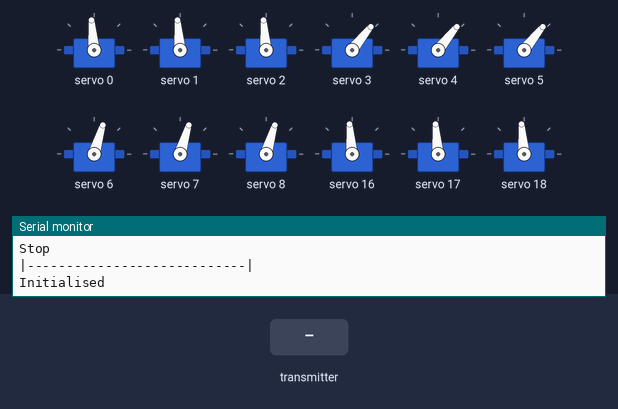
This sketch was run on a simulated Arduino Uno, built with avr-gcc and run on an emulated ATmega328P. Shown: 12 × servo, the last lines printed to the serial monitor. The test bench sets the inputs (shaded band). No radio packets arrive unless stated.

Above: at 4.0 s.
4.1 s: the transmitter starts sending rx_data = 256
At 5.06 s:
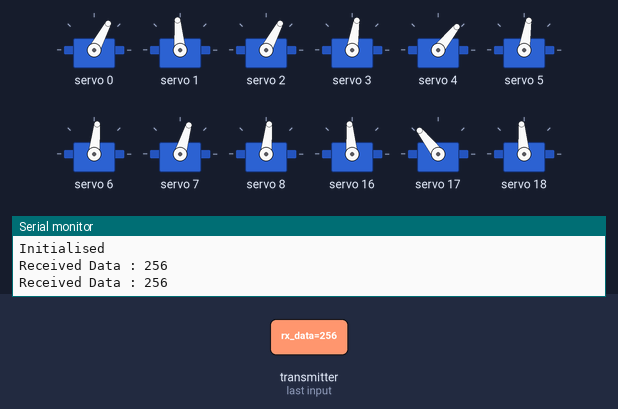
At 5.48 s:
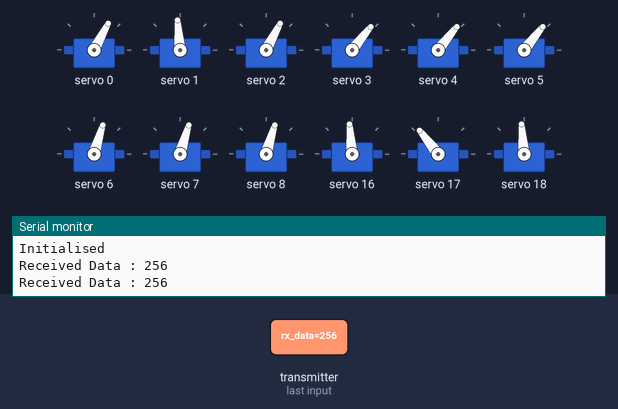
7.1 s: the transmitter starts sending rx_data = 512
At 9.92 s:
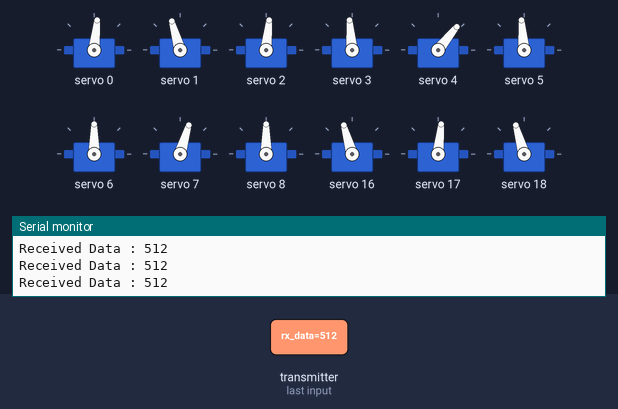
10.1 s: the transmitter starts sending rx_data = 1023
13.1 s: the transmitter starts sending rx_data = 256
Timing chart, 0 to 17.1 s (numbered marks = the images above; inputs shaded):
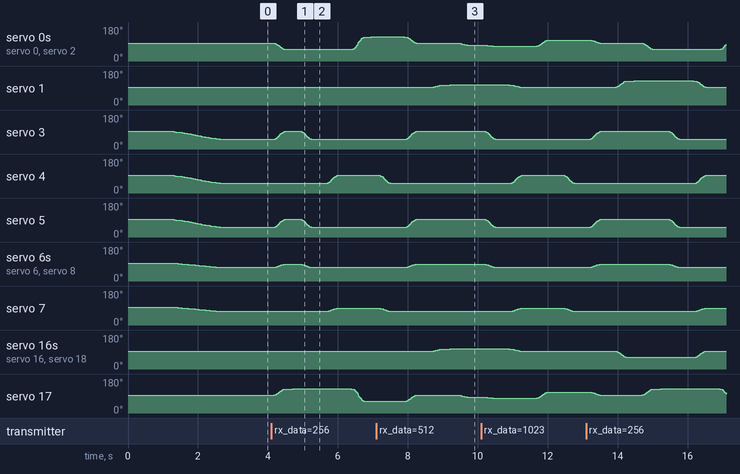

Measured:
- after the input at 4.1 s, servo 3: rises from 51° to 95° in 0.53 s, then falls to 51° in 0.55 s; servo 4: moves from 51° to 95° over 0.52 s, starting after 1.6 s
- by itself, servo 1: rises from 95° to 128° in 0.52 s, then falls to 95° in 2.0 s

The sketch:

Hexapod_IDE.ino
```cpp
//// Adding Libraries
#include <Adafruit_PWMServoDriver.h>
#include <SPI.h>             /* to handle the communication interface with the modem*/
#include <nRF24L01.h>        /* to handle this particular modem driver*/
#include <RF24.h>            /* the library which helps us to control the radio modem*/

// Electronics Interface //

Adafruit_PWMServoDriver board1 = Adafruit_PWMServoDriver(0x40);       // called this way, it uses the default address 0x40
Adafruit_PWMServoDriver board2 = Adafruit_PWMServoDriver(0x41);       // called this way, it uses the default address 0x41
RF24 radio(4,5);             /* Creating instance 'radio'  ( CE , CSN )   CE -> D7 | CSN -> D8 */
const byte Address[6] = "00009"; /* Address from which data to be received */

// Electronics Interface END //

// Defines //

#define PI 3.141592                        // PI
#define SERVOMIN  125                      // this is the 'minimum' pulse length count (out of 4096)
#define SERVOMAX  625                      // this is the 'maximum' pulse length count (out of 4096)
#define CoxaAddressStart 0                 // This is where the Microcontroller can start Sweepping through the Coxas
#define FemurAddressStart 3                // This is where the Microcontroller can start Sweepping through the Femurs
#define TibiaAddressStart 6                // This is where the Microcontroller can start Sweepping through the Tibias
#define TibiaAddressEnd 9
#define TrueHomePosition 90
#define CoxaTargAngle qf[0]                // Defined for pwm_response_ALT_Group
#define FemurTargAngle qf[1]               // Defined for pwm_response_ALT_Group
#define TibiaTargAngle qf[2]               // Defined for pwm_response_ALT_Group
#define CoxaTargAngleUNISON qf[group][0]   // Defined for pwm_response_UNISON_Group
#define FemurTargAngleUNISON qf[group][1]  // Defined for pwm_response_UNISON_Group
#define TibiaTargAngleUNISON qf[group][2]  // Defined for pwm_response_UNISON_Group

// Defines END //

// Variable Declarations //

                       // L1,L2,L3,R1,R2,R3
float CoxaAngles[6] =  { 90, 90, 90, 90, 90, 90};
float FemurAngles[6] = { 90, 90, 90, 90, 90, 90};
float TibiaAngles[6] = { 90, 90, 90, 90, 90, 90};

char CoxaAngleNames[6][3] = {{"LC1"},{"LC2"},{"LC3"},{"RC1"},{"RC2"},{"RC3"}};
char FemurAngleNames[6][3] = {{"LF1"},{"LF2"},{"LF3"},{"RF1"},{"RF2"},{"RF3"}};
char TibiaAngleNames[6][3] = {{"LT1"},{"LT2"},{"LT3"},{"RT1"},{"RT2"},{"RT3"}};

// Variable Initialisation
int rx_data = 0, angle = 0, magnitude = 0;  // Variable to store received data
float step = 10*rx_data/4;
float group_sequence[7] = {0,0,1,0,1,0,1};  // Sequence corresponding to the movement loop


int movement_step_index = 0; // The index to simulate for loop

// Variable Declarations END //

// SDA -> A4 SCL -> A5
int angleToPulse(int ang)                             //gets angle in degree and returns the pulse width
  {  int pulse = map(ang,0, 180, SERVOMIN,SERVOMAX);  // map angle of 0 to 180 to Servo min and Servo max
     //Serial.print("Angle: ");Serial.print(ang);
     //Serial.print(" pulse: ");Serial.println(pulse);
     return pulse;
  }

// Resets the robot to the home position
void home_position() {
  for(int i=0; i<9; i++) {
    board1.setPWM(i, 0, angleToPulse(90));
  }
  for(int i=0; i<9; i++) {
    board2.setPWM(i, 0, angleToPulse(90));
  }
}

float servos2rest[3] = {0,0,90};

void setup() {
  // Peripheral Initialisation
  Serial.begin(9600);
  Serial.println("Stop");
  board1.begin();                    // B1 Turn On
  board1.setPWMFreq(60);             // Analog servos run at ~60 Hz updates
  board2.begin();                    // B2 Turn On
  board2.setPWMFreq(60);             // Analog servos run at ~60 Hz updates
  radio.begin();                     //Activate the modem
  radio.openReadingPipe(1, Address); //Sets the address of receiver from which program will receive the data

  home_position();                   // Recenter all arduino code
  delay(1000);
  stand();
  Serial.println("Initialised");
  radio.startListening();			               //Setting modem in Receiver mode

  //Serial.println(CoxaAngleNames[1]);
  //pwm_response_CFT(servos2rest,0.5);
  }

void loop() {
  //movement(5 ,0.0);
  //delay(100);
  //arise();
  //float angles[3] = {90,90,90};
  //pwm_response_ALT_Group(angles,10.0,0);

  if (radio.available()) {
    while (radio.available()) {              // Loop until receiving valid data
      radio.read(&rx_data, sizeof(rx_data)); // Read the received data and store in ' rx_data '
      Serial.print("Received Data : ");
      Serial.println(rx_data);               // Print received value on Serial Monitor;
      break;
    }
  }
  else {
    //Serial.println("Not Receiving !!!");      // If not receiving valid data print " Not Receiving !!! " on Serial Monitor
    rx_data = 0;
  }

  angle = floor((double)(rx_data/10));
  magnitude = abs(rx_data - angle*10);
  int direction;
  if (abs(angle) >= 160) {
    direction = -1;
  }
  else {
    direction = 1;
  }

  int turn = 0;
  if (angle >= 45 and angle < 160) {
    turn = -1;
  }
  else if (angle <= -45 and angle > -160) {
    turn = 1;
  }
  else {
    turn = 0;
  }

  //movement(rx_data*2,0.0);
  step = direction * 20 * magnitude / 4;

  // THIS HAS TO REMAIN AFTER STEP SO THAT THE VARIABLE UPDATES ITS MOVEMENT SIZE EVERY TIMESTEP TO ADJUST TO DIFFERENT SPEEDS (NOT INCLUDING THIS HERE WILL MAKE THE ROBOT STALL)
  float movement_loop[7][3] = {
  // Coxa  ,Femur   ,Tibia
    {90-step,90,85},    // Pick G1 Femur Up & Shift G1 Coxa by step
    {90-step,50,70},    // Put G1 Femur Down
    {90     ,90,85},    // Pick G2 Femur Up
    {90+step,50,70},    // Shift G1 Coxa Forwards
    {90     ,50,70},    // Shift G2 Coxa by Step & Put G2 Femur Down
    {90     ,90,85},    // Pick G1 Femur Up
    {90+step,50,70},    // Shift G2 Femur Forwards
  };

  if (magnitude > 0) {
    //Serial.println(movement_step_index);
    if (group_sequence[movement_step_index] == 2) {

      print_servo_state(movement_loop[movement_step_index], "Going to ->");   // angles now reflect post-move state
      pwm_response_UNISON_Group(movement_loop[movement_step_index],movement_loop[movement_step_index+1],0.5);

      movement_step_index += 2;
    }
    else {
      pwm_response_ALT_Group(movement_loop[movement_step_index],group_sequence[movement_step_index],0.5,turn);
      movement_step_index++;
    }
  }

  if (movement_step_index > 6) {
    movement_step_index = 0;
  }

}

// Resets the robot to the home position
void test() {
  for(int i=0; i<9; i++) {
    board1.setPWM(i, 0, angleToPulse(50));
  }
  for(int i=0; i<9; i++) {
    board2.setPWM(i, 0, angleToPulse(50));
  }
}

// Makes the robot go off the ground to begin walking
void stand() {

  float standing_angles[3] = {90,50,70};

  pwm_response_CFT(standing_angles, 2.0);
}

// Makes the robot go off the ground to begin walking
void arise() {

  float standing_angles[3] = {90,90,90};

  pwm_response_CFT(standing_angles, 2.0);
}

void movement(int magnitude, int angle) {
  float step = 10*magnitude/4;
  Serial.println(step);
  float movement_loop[8][3] = {
  // Coxa  ,Femur   ,Tibia
    {90-step,65,85},    // Pick G1 Femur Up & Shift G1 Coxa by step
    {90-step,50,70},    // Put G1 Femur Down
    {90     ,65,85},    // Pick G2 Femur Up
    {90     ,50,70},    // Shift G1 Coxa Forwards
    {90-step,50,70},    // Shift G2 Coxa by Step & Put G2 Femur Down
    {90     ,65,85},    // Pick G1 Femur Up
    {90     ,50,70},    // Shift G2 Femur Forwards
    {90     ,50,70},    // Put G1 Femur Down
  };
  if (magnitude > 0) {
    float group_sequence[10] = {0,0,1,0,1,0,1,0};
    for (int i = 0; i < 8; i++) {
      pwm_response_ALT_Group(movement_loop[i],group_sequence[i],2.0,0);
    }
  }
}

// num - Motors Used
// Sets all of the motor positions to the same final value
void pwm_response_ALL(float qf, float period) {
  // initial, final time and real time variable
  float tf = period, current_angle, t;
  // steps for linspace resolution
  int steps = (int)(tf*60);
  // evaluate sinusoid at times for plotting
  for (int s = 0; s < steps; s++) {
    t = s*0.0167; // 1/60 Approx. 0.016666...
    for(int i = CoxaAddressStart; i < TibiaAddressStart; i++) {  // Set all my Coxa Servos to the specified angle
      current_angle = sinusoid(qf,CoxaAngles[i],PI/tf,t);        // Calculate Sinusoid Trajectory
      dispmatrixrows(CoxaAngleNames,CoxaAngles);
    }
    for(int i = FemurAddressStart; i < TibiaAddressStart; i++) {  // Set all my Femur Servos to the specified angle
      current_angle = sinusoid(qf,FemurAngles[i],PI/tf,t);         // Calculate Sinusoid Trajectory
      dispmatrixrows(FemurAngleNames,FemurAngles);
    }
    for(int i = TibiaAddressStart; i < 2*TibiaAddressStart+1; i++) {  // Set all my Tibia Servos to the specified angle
      current_angle = sinusoid(qf,TibiaAngles[i],PI/tf,t);            // Calculate Sinusoid Trajectory
      dispmatrixrows(TibiaAngleNames,TibiaAngles);
    }
    delay(1000); // Match CoppeliaSim's 0.1s timing
  }
  for (int i = 0; i < 6; i++) { CoxaAngles[i]=qf; FemurAngles[i]=qf; TibiaAngles[i]=qf; }

}

// Sets all of the motor positions of the same group (CFT) to the same final value
// qf[3] should only be between ranges of 0-90 (Home Position)
void pwm_response_CFT(float qf[3], float period) {
  // initial, final time and real time variable
  float tf = period, current_angle_LC, current_angle_RC, current_angle_LF, current_angle_RF, current_angle_LT, current_angle_RT, t;
  // steps for linspace resolution
  int steps = (int)(tf*60);
  // evaluate sinusoid at times for plotting
  for (int s = 0; s < steps; s++) {

    t = s*0.0167; // 1/60 Approx. 0.016666...

    for(int i = CoxaAddressStart; i < FemurAddressStart; i++) {       // Set all my Coxa Servos to the specified angle
      current_angle_LC = sinusoid(CoxaTargAngle,CoxaAngles[i],PI/tf,t);                    // Calculate Sinusoid Trajectory
      current_angle_RC = sinusoid(convert4symmetry(CoxaTargAngle),CoxaAngles[i+3],PI/tf,t);  // Calculate Sinusoid Trajectory
      board1.setPWM(i, 0, angleToPulse(current_angle_LC));      // Angle for the left side
      board2.setPWM(i, 0, angleToPulse(current_angle_RC));      // Angle for the right side
      //dispmatrixrows(CoxaAngleNames,i,current_angle);
    }

    for(int i = FemurAddressStart; i < TibiaAddressStart; i++) {      // Set all my Femur Servos to the specified angle
      current_angle_LF = sinusoid(FemurTargAngle,FemurAngles[i-3],PI/tf,t);                    // Calculate Sinusoid Trajectory
      current_angle_RF = sinusoid(convert4symmetry(FemurTargAngle),FemurAngles[i],PI/tf,t);  // Calculate Sinusoid Trajectory
      board1.setPWM(i, 0, angleToPulse(current_angle_LF));      // Angle for the left side
      board2.setPWM(i, 0, angleToPulse(current_angle_RF));      // Angle for the right side
      //Serial.print("End: ");
      //Serial.print(FemurTargAngle);
      //Serial.print("Start: ");
      //Serial.println(FemurAngles[i-3]);
      //dispmatrixrows(FemurAngleNames,i,current_angle);
    }

    for(int i = TibiaAddressStart; i < TibiaAddressEnd; i++) {  // Set all my Tibia Servos to the specified angle
      current_angle_LT = sinusoid(TibiaTargAngle,TibiaAngles[i-6],PI/tf,t);// Calculate Sinusoid Trajectory
      current_angle_RT = sinusoid(convert4symmetry(TibiaTargAngle),TibiaAngles[i-3],PI/tf,t);  // Calculate Sinusoid Trajectory
      board1.setPWM(i, 0, angleToPulse(current_angle_LT));      // Angle for the left side
      board2.setPWM(i, 0, angleToPulse(current_angle_RT));      // Angle for the right side
      //dispmatrixrows(TibiaAngleNames,i,current_angle);
    }

  }

  for (int i = 0; i < 3; i++) {
    CoxaAngles[i]=CoxaTargAngle;
    CoxaAngles[i+3]=convert4symmetry(CoxaTargAngle);
    FemurAngles[i]=FemurTargAngle;
    FemurAngles[i+3]=convert4symmetry(FemurTargAngle);
    TibiaAngles[i]=TibiaTargAngle;
    TibiaAngles[i+3]=convert4symmetry(TibiaTargAngle);
  }
  Serial.println("|----------------------------|");
}

// Sets all of the motor positions of the same alternate group to the same final value
void pwm_response_ALT_Group(float qf[3], int group, float period, int turn) { // Group 0 - L1; Group 1 - L2 | For Direction, 0 = forwards, 1 = turn
  // initial, final time and real time variable
  float tf = period, current_angle_LC, current_angle_RC, current_angle_LF, current_angle_RF, current_angle_LT, current_angle_RT, t;
  // steps for linspace resolution
  int steps = (int)(tf*60);
  // evaluate sinusoid at times for plotting

  for (int s = 0; s < steps; s++) {
    t = s*0.0167; // 1/60 Approx. 0.016666...

    // Left Side of Hexapod (Coxa, Femur and Tibia)
    for(int i = CoxaAddressStart+group; i < FemurAddressStart; i += 2) {     // Set all my L_Coxa Servos to the specified angle
      int CoxaTrueTargAngle = turn == 1 ? convert4symmetry(CoxaTargAngle) : CoxaTargAngle;
      current_angle_LC = sinusoid(CoxaTrueTargAngle,CoxaAngles[i],PI/tf,t);      // Calculate Sinusoid Trajectory
      board1.setPWM(i, 0, angleToPulse(current_angle_LC));                   // Angle for the left side
      CoxaAngles[i]=current_angle_LC;
      //Serial.print("LC:");
      //Serial.println(current_angle_LC);
    }
    for(int i = FemurAddressStart+group; i < TibiaAddressStart; i += 2) {    // Set all my L_Femur Servos to the specified angle
      current_angle_LF = sinusoid(FemurTargAngle,FemurAngles[i-3],PI/tf,t);    // Calculate Sinusoid Trajectory
      board1.setPWM(i, 0, angleToPulse(current_angle_LF));                   // Angle for the left side
      FemurAngles[i-3]=current_angle_LF;
      //Serial.print("LF:");
      //Serial.println(FemurAngles[i]);
      //Serial.println(current_angle_LF);
    }
    for(int i = TibiaAddressStart+group; i < TibiaAddressEnd; i += 2) {      // Set all my L_Tibia Servos to the specified angle
      current_angle_LT = sinusoid(TibiaTargAngle,TibiaAngles[i-6],PI/tf,t);    // Calculate Sinusoid Trajectory
      board1.setPWM(i, 0, angleToPulse(current_angle_LT));                   // Angle for the left side
      TibiaAngles[i-6]=current_angle_LT;
      //Serial.print("LT:");
      //Serial.println(current_angle_LT);
    }

    // Right Side of Hexapod (Coxa, Femur and Tibia)
    for(int i = CoxaAddressStart+!group; i < FemurAddressStart; i += 2) { // Set all my R_Coxa Servos to the specified angle
      int CoxaTrueTargAngle = turn == -1 ? CoxaTargAngle : convert4symmetry(CoxaTargAngle);
      current_angle_RC = sinusoid(CoxaTrueTargAngle,CoxaAngles[i+3],PI/tf,t); // Calculate Sinusoid Trajectory
      board2.setPWM(i, 0, angleToPulse(current_angle_RC));                        // Angle for the left side
      CoxaAngles[i+3]=current_angle_RC;
      //Serial.print("RC:");
      //Serial.println(current_angle_RC);
    }
    for(int i = FemurAddressStart+!group; i < TibiaAddressStart; i += 2) {        // Set all my R_Femur Servos to the specified angle
      current_angle_RF = sinusoid(convert4symmetry(FemurTargAngle),FemurAngles[i],PI/tf,t); // Calculate Sinusoid Trajectory
      board2.setPWM(i, 0, angleToPulse(current_angle_RF));                        // Angle for the left side
      FemurAngles[i]=current_angle_RF;
      //Serial.print("RF:");
      //Serial.println(current_angle_RF);
    }
    for(int i = TibiaAddressStart+!group; i < TibiaAddressEnd; i += 2) {          // Set all my R_Tibia Servos to the specified angle
      current_angle_RT = sinusoid(convert4symmetry(TibiaTargAngle),TibiaAngles[i-3],PI/tf,t); // Calculate Sinusoid Trajectory
      board2.setPWM(i, 0, angleToPulse(current_angle_RT));                          // Angle for the left side
      TibiaAngles[i-3]=current_angle_RT;
      //Serial.print("RT:");
      //Serial.println(current_angle_RT);
    }
    delay(17);
  }
}

// Moves two groups of motors in a tripod gait in sync to speed up walk cycle
void pwm_response_UNISON_Group(float qf1[3], float qf2[3], float period) { // Group 0 - L1; Group 1 - L2
  // initial, final time and real time variable
  float tf = period, current_angle_LC, current_angle_RC, current_angle_LF, current_angle_RF, current_angle_LT, current_angle_RT, t;
  // steps for linspace resolution
  int steps = (int)(tf*60);
  // evaluate sinusoid at times for plotting

  float qf[2][3] = {
                      {qf1[0], qf1[1], qf1[2]},  // Group 1
                      {qf2[0], qf2[1], qf2[2]},  // Group 2
                    };

  for (int s = 0; s < steps; s++) {
    t = s*0.0167; // 1/60 Approx. 0.016666...
    Serial.println("Cycle Start");
    for (int group = 0; group < 2; group++) {
      // Left Side of Hexapod (Coxa, Femur and Tibia)
      for(int i = CoxaAddressStart+group; i < FemurAddressStart; i += 2) {     // Set all my L_Coxa Servos to the specified angle
        current_angle_LC = sinusoid(qf[group][0],CoxaAngles[i],PI/tf,t);      // Calculate Sinusoid Trajectory
        board1.setPWM(i, 0, angleToPulse(current_angle_LC));                   // Angle for the left side
        CoxaAngles[i]=current_angle_LC;
        //Serial.print("LC:");
        //Serial.println(current_angle_LC);
      }
      for(int i = FemurAddressStart+group; i < TibiaAddressStart; i += 2) {    // Set all my L_Femur Servos to the specified angle
        current_angle_LF = sinusoid(qf[group][1],FemurAngles[i-3],PI/tf,t);    // Calculate Sinusoid Trajectory
        board1.setPWM(i, 0, angleToPulse(current_angle_LF));                   // Angle for the left side
        FemurAngles[i-3]=current_angle_LF;
        //Serial.print("LF:");
        //Serial.println(FemurAngles[i]);
        //Serial.println(current_angle_LF);
      }
      for(int i = TibiaAddressStart+(1-group); i < TibiaAddressEnd; i += 2) {      // Set all my L_Tibia Servos to the specified angle
        current_angle_LT = sinusoid(qf[group][2],TibiaAngles[i-6],PI/tf,t);    // Calculate Sinusoid Trajectory
        board1.setPWM(i, 0, angleToPulse(current_angle_LT));                   // Angle for the left side
        TibiaAngles[i-6]=current_angle_LT;
        //Serial.print("LT:");
        //Serial.println(current_angle_LT);
      }

      // Right Side of Hexapod (Coxa, Femur and Tibia)
      for(int i = CoxaAddressStart+(1-group); i < FemurAddressStart; i += 2) { // Set all my R_Coxa Servos to the specified angle
        current_angle_RC = sinusoid(convert4symmetry(qf[group][0]),CoxaAngles[i+3],PI/tf,t);      // Calculate Sinusoid Trajectory
        board2.setPWM(i, 0, angleToPulse(current_angle_RC));                   // Angle for the left side
        CoxaAngles[i+3]=current_angle_RC;
        //Serial.print("RC:");
        //Serial.println(current_angle_RC);
      }
      for(int i = FemurAddressStart+(1-group); i < TibiaAddressStart; i += 2) {    // Set all my R_Femur Servos to the specified angle
        current_angle_RF = sinusoid(convert4symmetry(qf[group][1]),FemurAngles[i],PI/tf,t);    // Calculate Sinusoid Trajectory
        board2.setPWM(i, 0, angleToPulse(current_angle_RF));                   // Angle for the left side
        FemurAngles[i]=current_angle_RF;
        //Serial.print("RF:");
        //Serial.println(current_angle_RF);
      }
      for(int i = TibiaAddressStart+!group; i < TibiaAddressEnd; i += 2) {      // Set all my R_Tibia Servos to the specified angle
        current_angle_RT = sinusoid(convert4symmetry(qf[group][2]),TibiaAngles[i-3],PI/tf,t);    // Calculate Sinusoid Trajectory
        board2.setPWM(i, 0, angleToPulse(current_angle_RT));                   // Angle for the left side
        TibiaAngles[i-3]=current_angle_RT;
        //Serial.print("RT:");
        //Serial.println(current_angle_RT);
      }
    }
    delay(17);
  }
}

float sinusoid(float qf, float qo, float w, float t) {
  // frequency of sinusoid
  float q = 0.5*(qf - qo)*(1 - cos(w*t)) + qo;
  return q;
}

float rad(int degrees) {
  return degrees*PI/180;
}

float convert4symmetry(float angle) {
  return 180-angle;

}

void dispmatrixrows(char name[6][3], float matrix[6]) {
  for (int i; i < 6; i++) {
    for (int j; j < 3; j++) {
        Serial.print(name[i][j]);
    }
    Serial.println(matrix[i]);
  }
}

void print_servo_state(float target[3], const char* label) {
  Serial.println(label);
  Serial.println("Joint  | Before | Target");
  Serial.print("Coxa   | "); Serial.print(CoxaAngles[0]); Serial.print(" | "); Serial.println(target[0]);
  Serial.print("Femur  | "); Serial.print(FemurAngles[0]); Serial.print(" | "); Serial.println(target[1]);
  Serial.print("Tibia  | "); Serial.print(TibiaAngles[0]); Serial.print(" | "); Serial.println(target[2]);
}
```
